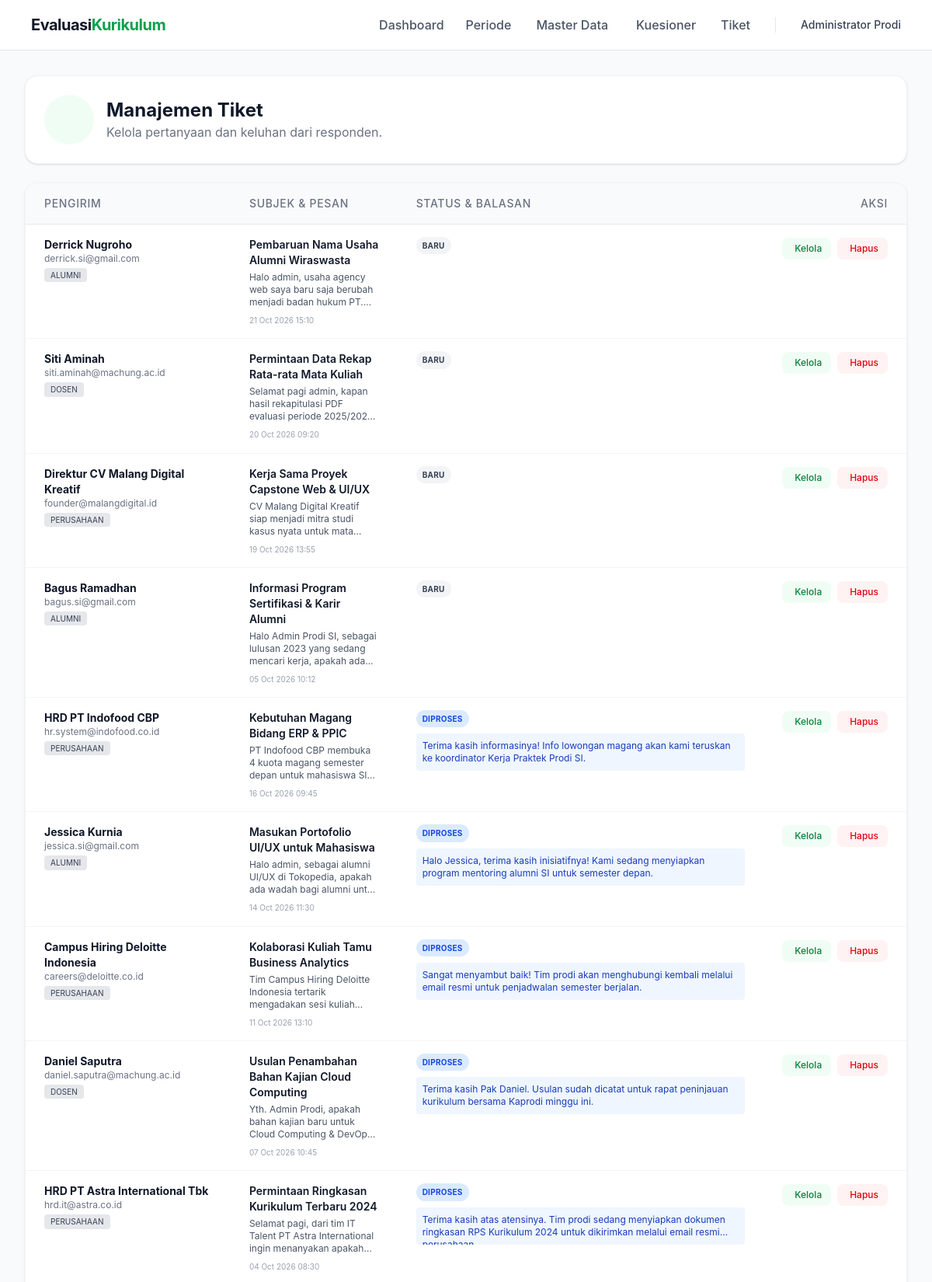
Screenshot of /admin/tiket.php (signed in, upper part) with the database file from the repository.
### tables this page shows
CREATE TABLE `tiket` (
  `id` int(11) NOT NULL AUTO_INCREMENT,
  `pengguna_id` int(11) NOT NULL,
  `subjek` varchar(150) NOT NULL,
  `isi` text NOT NULL,
  `status` enum('baru','diproses','selesai') DEFAULT 'baru',
  `balasan_admin` text DEFAULT NULL,
  `dibuat_pada` timestamp NOT NULL DEFAULT current_timestamp(),
  `diperbarui_pada` timestamp NOT NULL DEFAULT current_timestamp() ON UPDATE current_timestamp(),
  PRIMARY KEY (`id`),
  KEY `pengguna_id` (`pengguna_id`),
  CONSTRAINT `tiket_ibfk_1` FOREIGN KEY (`pengguna_id`) REFERENCES `pengguna` (`id`)
);

CREATE TABLE `pengguna` (
  `id` int(11) NOT NULL AUTO_INCREMENT,
  `nama` varchar(100) NOT NULL,
  `email` varchar(100) NOT NULL,
  `password_hash` varchar(255) NOT NULL,
  `peran` enum('admin','mahasiswa','alumni','perusahaan','dosen') NOT NULL,
  `wajib_ganti_sandi` tinyint(1) DEFAULT 1,
  `aktif` tinyint(1) DEFAULT 1,
  `dibuat_pada` timestamp NOT NULL DEFAULT current_timestamp(),
  `reset_token` varchar(255) DEFAULT NULL,
  `reset_token_expired` datetime DEFAULT NULL,
  PRIMARY KEY (`id`),
  UNIQUE KEY `email` (`email`)
);

### includes/helpers.php (called while the page is built, shortened)
<?php
function escape($string) {
    return htmlspecialchars($string ?? '', ENT_QUOTES, 'UTF-8');
}
?>

### admin/tiket.php (the view, shortened to what this page needs)
<?php
require_once '../config/database.php';
require_once '../includes/helpers.php';
$stmt = $pdo->query("
    SELECT t.*, u.nama, u.email, u.peran
    FROM tiket t
    JOIN pengguna u ON t.pengguna_id = u.id
    ORDER BY CASE WHEN t.status = 'baru' THEN 1 WHEN t.status = 'diproses' THEN 2 ELSE 3 END, t.dibuat_pada DESC
");
$tikets = $stmt->fetchAll();
require_once '../includes/header.php';
?>
<div class="bg-white rounded-2xl shadow-sm border border-gray-100 p-6 mb-6">
    <div class="flex items-center gap-4">
        <div class="w-16 h-16 bg-brand-50 text-brand-500 rounded-full flex items-center justify-center text-3xl">
        </div>
        <div>
            <h2 class="text-2xl font-bold text-gray-900">Manajemen Tiket</h2>
            <p class="text-gray-500">Kelola pertanyaan dan keluhan dari responden.</p>
        </div>
    </div>
</div>
<div class="bg-white rounded-2xl shadow-sm border border-gray-100 overflow-hidden">
    <?php if (count($tikets) === 0): ?>
        <div class="p-8 text-center">
            <p class="text-gray-500">Belum ada tiket yang masuk.</p>
        </div>
    <?php else: ?>
        <div class="overflow-x-auto">
            <table class="w-full text-left border-collapse">
                <thead>
                    <tr class="bg-gray-50 border-b border-gray-200 text-sm text-gray-500 uppercase tracking-wider">
                        <th class="px-6 py-4 font-medium">Pengirim</th>
                        <th class="px-6 py-4 font-medium">Subjek & Pesan</th>
                        <th class="px-6 py-4 font-medium">Status & Balasan</th>
                        <th class="px-6 py-4 font-medium text-right">Aksi</th>
                    </tr>
                </thead>
                <tbody class="divide-y divide-gray-100 text-sm">
                    <?php foreach ($tikets as $t): ?>
                        <tr class="hover:bg-gray-50 align-top">
                            <td class="px-6 py-4">
                                <p class="font-bold text-gray-900"><?= escape($t['nama']) ?></p>
                                <p class="text-xs text-gray-500"><?= escape($t['email']) ?></p>
                                <span class="inline-block mt-1 bg-gray-200 text-gray-700 px-2 py-0.5 rounded text-[10px] uppercase"><?= $t['peran'] ?></span>
                            </td>
                            <td class="px-6 py-4 max-w-xs">
                                <p class="font-semibold text-gray-900 mb-1"><?= escape($t['subjek']) ?></p>
                                <p class="text-gray-600 text-xs line-clamp-3"><?= escape($t['isi']) ?></p>
                                <p class="text-[10px] text-gray-400 mt-2"><?= date('d M Y H:i', strtotime($t['dibuat_pada'])) ?></p>
                            </td>
                            <td class="px-6 py-4">
                                <?php
                                    $badge = 'bg-gray-100 text-gray-700';
                                    if ($t['status'] === 'diproses') $badge = 'bg-blue-100 text-blue-700';
                                    if ($t['status'] === 'selesai') $badge = 'bg-green-100 text-green-700';
                                ?>
                                <span class="px-2 py-1 rounded-full text-[10px] font-bold uppercase tracking-wide <?= $badge ?> mb-2 inline-block"><?= $t['status'] ?></span>
                                <?php if ($t['balasan_admin']): ?>
                                    <p class="text-xs text-blue-800 bg-blue-50 p-2 rounded line-clamp-2" title="<?= escape($t['balasan_admin']) ?>"><?= escape($t['balasan_admin']) ?></p>
                                <?php endif; ?>
                            </td>
                            <td class="px-6 py-4 text-right whitespace-nowrap">
                                <button onclick="openModal(<?= htmlspecialchars(json_encode($t)) ?>)" class="text-brand-600 hover:text-brand-800 bg-brand-50 hover:bg-brand-100 px-3 py-1.5 rounded-lg transition-colors font-medium text-xs inline-flex items-center gap-1">
                                    <i class="ph ph-pencil-simple"></i> Kelola
                                </button>
                                <form action="" method="POST" class="inline-block ml-1" onsubmit="return confirm('Hapus tiket ini?')">
                                    <button type="submit" class="text-red-600 hover:text-red-800 bg-red-50 hover:bg-red-100 px-3 py-1.5 rounded-lg transition-colors font-medium text-xs inline-flex items-center gap-1">
                                        <i class="ph ph-trash"></i> Hapus
                                    </button>
                                </form>
                            </td>
                        </tr>
                    <?php endforeach; ?>
                </tbody>
            </table>
        </div>
    <?php endif; ?>
</div>
<?php require_once '../includes/footer.php'; ?>

### assets/css/style.css (style rules this page uses)
body { font-family: 'Inter', sans-serif; background-color: #f9fafb; color: #111827; }

### includes/header.php (style rules this page uses)
body { font-family: 'Inter', sans-serif; background-color: #f9fafb; color: #111827; }

### rows the page displays
tiket: pengguna.nama "Derrick Nugroho", pengguna.email "derrick.si@gmail.com", pengguna.peran "ALUMNI", subjek "Pembaruan Nama Usaha Alumni Wiraswasta", isi "Halo admin, usaha agency web saya baru saja berubah menjadi badan hukum…", dibuat_pada "21 Oct 2026 15:10", status "BARU"
tiket: pengguna.nama "Siti Aminah", pengguna.email "siti.aminah@machung.ac.id", pengguna.peran "DOSEN", subjek "Permintaan Data Rekap Rata-rata Mata Kuliah", isi "Selamat pagi admin, kapan hasil rekapitulasi PDF evaluasi periode…", dibuat_pada "20 Oct 2026 09:20", status "BARU"
tiket: pengguna.nama "Direktur CV Malang Digital Kreatif", pengguna.email "founder@malangdigital.id", pengguna.peran "PERUSAHAAN", subjek "Kerja Sama Proyek Capstone Web & UI/UX", isi "CV Malang Digital Kreatif siap menjadi mitra studi kasus nyata untuk…", dibuat_pada "19 Oct 2026 13:55", status "BARU"
tiket: pengguna.nama "Bagus Ramadhan", pengguna.email "bagus.si@gmail.com", pengguna.peran "ALUMNI", subjek "Informasi Program Sertifikasi & Karir Alumni", isi "Halo Admin Prodi SI, sebagai lulusan 2023 yang sedang mencari kerja, apakah…", dibuat_pada "05 Oct 2026 10:12", status "BARU"
tiket: pengguna.nama "HRD PT Indofood CBP", pengguna.email "hr.system@indofood.co.id", pengguna.peran "PERUSAHAAN", subjek "Kebutuhan Magang Bidang ERP & PPIC", isi "PT Indofood CBP membuka 4 kuota magang semester depan untuk mahasiswa…", dibuat_pada "16 Oct 2026 09:45", status "DIPROSES", balasan_admin "Terima kasih informasinya! Info lowongan magang akan kami teruskan ke koordinator Kerja Praktek Prodi SI."
tiket: pengguna.nama "Jessica Kurnia", pengguna.email "jessica.si@gmail.com", pengguna.peran "ALUMNI", subjek "Masukan Portofolio UI/UX untuk Mahasiswa", isi "Halo admin, sebagai alumni UI/UX di Tokopedia, apakah ada wadah bagi alumni…", dibuat_pada "14 Oct 2026 11:30", status "DIPROSES", balasan_admin "Halo Jessica, terima kasih inisiatifnya! Kami sedang menyiapkan program mentoring alumni SI untuk semester depan."
tiket: pengguna.nama "Campus Hiring Deloitte Indonesia", pengguna.email "careers@deloitte.co.id", pengguna.peran "PERUSAHAAN", subjek "Kolaborasi Kuliah Tamu Business Analytics", isi "Tim Campus Hiring Deloitte Indonesia tertarik mengadakan sesi…", dibuat_pada "11 Oct 2026 13:10", status "DIPROSES", balasan_admin "Sangat menyambut baik! Tim prodi akan menghubungi kembali melalui email resmi untuk penjadwalan semester berjalan."
tiket: pengguna.nama "Daniel Saputra", pengguna.email "daniel.saputra@machung.ac.id", pengguna.peran "DOSEN", subjek "Usulan Penambahan Bahan Kajian Cloud Computing", isi "Yth. Admin Prodi, apakah bahan kajian baru untuk Cloud Computing &…", dibuat_pada "07 Oct 2026 10:45", status "DIPROSES", balasan_admin "Terima kasih Pak Daniel. Usulan sudah dicatat untuk rapat peninjauan kurikulum bersama Kaprodi minggu ini."
tiket: pengguna.nama "HRD PT Astra International Tbk", pengguna.email "hrd.it@astra.co.id", pengguna.peran "PERUSAHAAN", subjek "Permintaan Ringkasan Kurikulum Terbaru 2024", isi "Selamat pagi, dari tim IT Talent PT Astra International ingin menanyakan…", dibuat_pada "04 Oct 2026 08:30", status "DIPROSES", balasan_admin "Terima kasih atas atensinya. Tim prodi sedang menyiapkan dokumen ringkasan RPS Kurikulum 2024 untuk dikirimkan melalui email…"

### other values shown
$_SESSION['user_name'] "Administrator Prodi"
